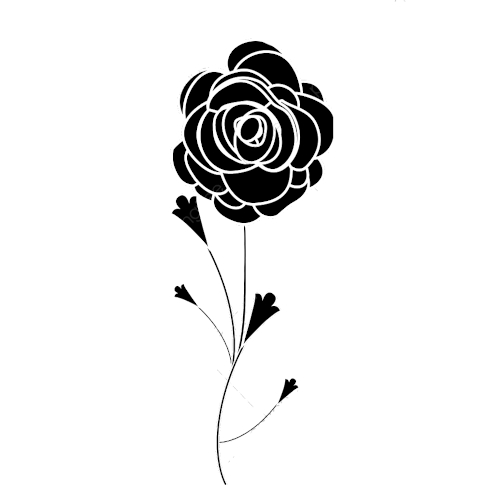
#> input picture assets/flower_2.jpg, 500 x 500 px, found by its file name
$ python bitwise_not.py
#> lines starting #> are read from the running program, lines starting #| are printed output that depends on the picture
import cv2
import numpy as np

class BitwiseNot:

    def __init__(self, path_01, path_02):
        self.image_01 = cv2.imread(path_01)
#> self.image_01 is the input picture: shape (500, 500, 3); min 0, max 255, mean 237.1
        self.image_02 = cv2.imread(path_02)
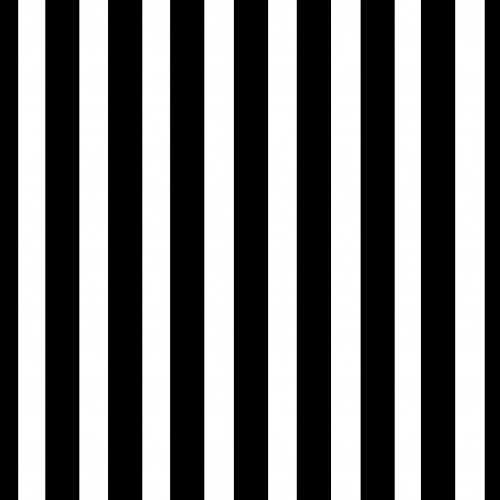
#> input picture assets/barcode_2.jpg, 500 x 500 px, found by its file name
#> self.image_02 is the input picture: shape (500, 500, 3); min 0, max 255, mean 115.8

    def easy_mode(self):
        result = cv2.bitwise_not(self.image_01, self.image_02)
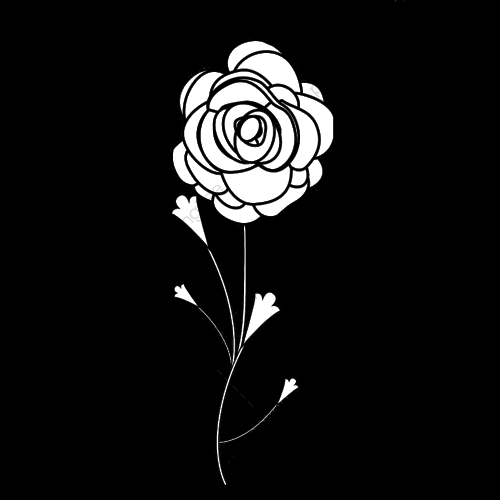
#> result: shape (500, 500, 3); min 0, max 255, mean 17.9
        cv2.imwrite('/home/pedro/Dev/PythonProjects/VisaoComputacional/Atividades/atividade-3/results/not.jpg', result)
        cv2.destroyAllWindows()


def main():
    path_01 = '/home/pedro/Dev/PythonProjects/VisaoComputacional/assets/flower_2.jpg'
    path_02 = '/home/pedro/Dev/PythonProjects/VisaoComputacional/assets/barcode_2.jpg'
    bitwise = BitwiseNot(path_01=path_01, path_02=path_02)
    bitwise.easy_mode()


if __name__ == '__main__':
    main()
